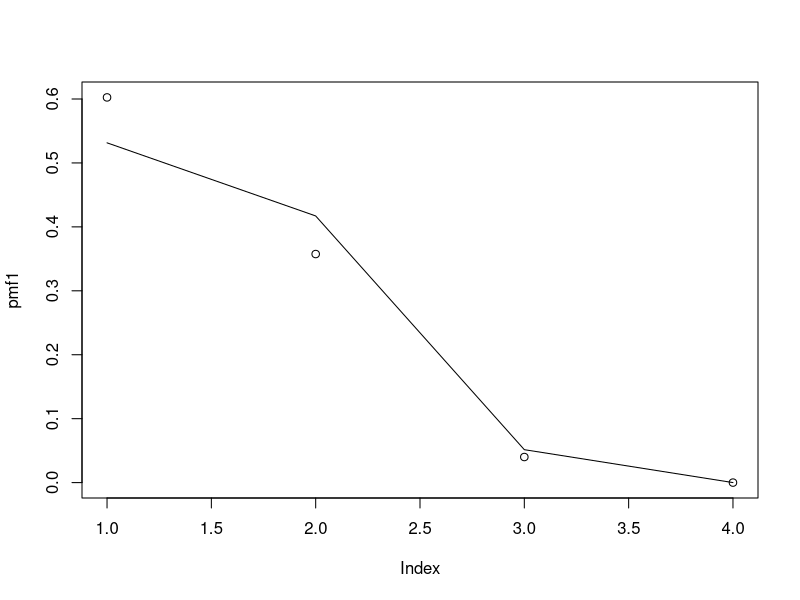
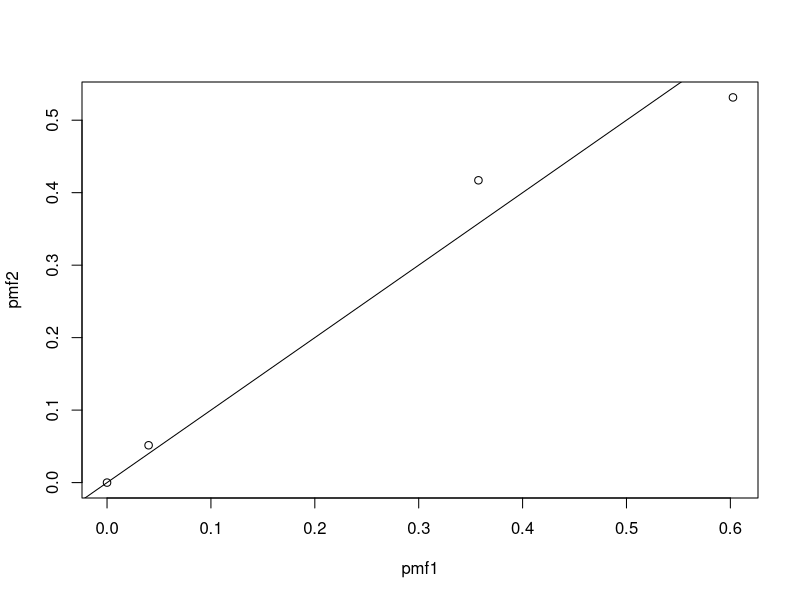

The R script that drew these images, in order:
# Libraries ####
library(plyr)

# Searching for rare objects ####

# We're looking for rare objects
# And have n chances
# Chance to find an object is p

# We start with K objects to be found

# If we've already found k objects, the chance to find an object is:
# 1-(1-p)^(K-k)
# We can't find objects if they've all been taken
found <- function(k, p, K)
{
  if (k < K){
    return (1-(1-p)^(K-k))
  }
  else
  {
    return(0)
  }  
}

# For each trial, we either find an object or we don't
find_paths <- function(n)
{
  paths <- as.matrix(expand.grid(rep(list(c(0, 1)), n)))
  return (paths)
}

# The probability of each branch is dependent on the number of events before it
find_k_branches <- function (paths)
{
  # Compute the number of objects found for each branch
  # Finding an object increases the count by 1
  t(sapply (1:nrow(paths), 
    function(i)
    {
      sapply(1:ncol(paths), function(j, x)
      {
        ifelse(j==1, 0, sum(x[1:(j-1)]))
      }
      , x=paths[i,])
    }
  ))
}

# We can find the probability of each path by multiplying the probability of each branch
find_prob_paths <- function (paths, k_branches, p, K)
{
  prob_branch <- function (path_found, k_branch)
  {
    # If the event was a success, the probability is given by found()
    if (path_found)
    {
      return (found(k_branch, p, K))
    }
    # Otherwise, the probability is given by !found()
    else
    {
      return (1 - found(k_branch, p, K))
    }
  }
  
  # Create a matrix to store the probabilities
  prob_matrix <- paths
  
  # Find the probability of each branch
  prob_matrix[,] <- mapply (FUN=prob_branch, path_found=paths, k_branch=k_branches)
  
  # Find the probabilities of each path
  prob_paths <- apply (prob_matrix, 1, prod)
  
  return (prob_paths)
}

# Now we need to group the paths by the number of objects found
# Summing across the group is the probability mass for that outcome 
find_k_paths <- function (paths)
{
  rowSums(paths)
}

k_probability <- function(prob_paths, k_paths)
{
  df <- data.frame(prob=prob_paths, k=k_paths)
  k_probs <- ddply(df, "k", summarise, total_prob=sum(prob))
  return (k_probs$total_prob)
}

# Putting it all together to make a probability mass function
dneedles2 <- function(n, p, K)
{
  paths <- find_paths(n)
  k_branches <- find_k_branches(paths)
  prob_paths <- find_prob_paths (paths, k_branches, p, K)
  
  k_paths <- find_k_paths (paths)
  pmf <- k_probability (prob_paths, k_paths)
  return (pmf)
}

# And then a RNG function
rneedles2 <- function(n, p, K)
{
  pmf <- dneedles2(n, p, K)
  random <- sample(0:n, 1, prob=pmf)
  return(random)
}

# A faster approach ####

# The pmf approach is extremely slow! Finding the pmf takes O(2^n) time :(
# A tree traversal approach should be doable in O(n) time to generate random samples from the distribution
# Bootstrapping from this rng can be used to approximate the correct pmf if needed in O(n^2) time

# Let's just loop through
rneedles <- function(n, p, K)
{
  # Start with 0 successes
  k <- 0
  
  # Nothing is found if there are no attempts
  if(n==0)
  {
    return(0)
  }
  
  # Make a decision at each branch
  for (i in 1:n)
  {
    grab <- rbinom(1, 1, found(k, p, K))
    
    if (grab){k = k + 1}
  }
  
  return (k)
}

dneedles <- function(n, p, K, samples=100*(n+1))
{
    results <- replicate(samples, rneedles(n, p, K))
    counts <- count(results)
    counts$freq <- counts$freq / sum(counts$freq)
    
    # Add 0 probability for unseen outcomes
    all_outcomes <- 0:n
    found_outcomes <- counts$x
    missing_outcomes <- setdiff(all_outcomes, found_outcomes)
    
    if (length(missing_outcomes) > 0)
    {
      missing_rows <- data.frame(x=missing_outcomes, freq=0)
      counts <- rbind (missing_rows, counts)
      counts <- counts[order(counts$x), ]
    }
    
    
    pmf <- counts$freq
    
    return(pmf)
}

# Comparing the approaches ####

# Test parameters
n <- 3
p <- 0.1
K <- 2

# Timing 
system.time(dneedles(n, p, K))
system.time(dneedles2(n, p, K))

# Comparing outcomes
pmf1 <- dneedles(n, p, K)
pmf2 <- dneedles2(n, p, K)

plot(pmf1)
lines(pmf2)

plot(pmf1, pmf2)
abline(a=0, b=1)